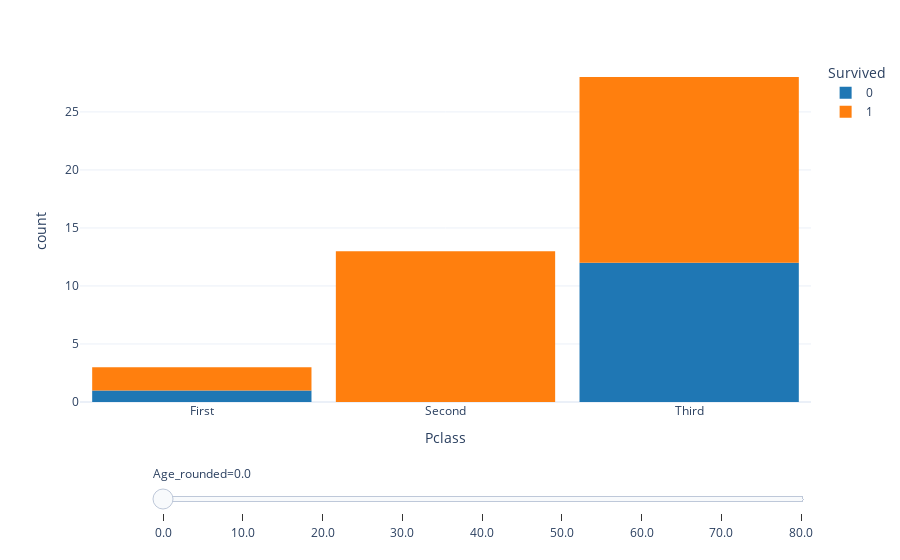

Notebook code for this chart:
### Markdown cell above
## Limitations ...

What if we want to be able to "animate" the age decade of the passengers? [Be careful](https://plotly.com/python/animations/#:~:text=Animations%20are%20designed%20to%20work%20well%20when%20each%20row%20of%20input%20is%20present%20across%20all%20animation%20frames%2C%20and%20when%20categorical%20values%20mapped%20to%20symbol%2C%20color%20and%20facet%20are%20constant%20across%20frames.%20Animations%20may%20be%20misleading%20or%20inconsistent%20if%20these%20constraints%20are%20not%20met.).

### Code cell
fig = px.histogram(df.sort_values('Age_rounded'), 
                   x='Pclass',
                   color='Survived',
                   template='plotly_white',
                   animation_frame="Age_rounded",  # this is the value to "animate"
                   # animation_group="PassengerId",  # uncomment this ...
                   color_discrete_sequence=px.colors.qualitative.D3)

fig.update_layout(
    xaxis_tickmode = 'array',
    xaxis_tickvals = [1, 2, 3],
    xaxis_ticktext = ['First', 'Second', 'Third'],
    bargap=0.1, # gap between bars of adjacent location coordinates
)

fig["layout"].pop("updatemenus") # drop animation buttons
fig.show()

### Figure 1 — Plotly figure (JSON) as saved in the notebook; plotly's stock layout.template omitted (floating-point values rounded to 4 significant figures)
{"data": [{"alignmentgroup": "True", "bingroup": "x", "hovertemplate": "Survived=0<br>Age_rounded=0.0<br>Pclass=%{x}<br>count=%{y}<extra></extra>", "legendgroup": "0", "marker": {"color": "#1F77B4", "pattern": {"shape": ""}}, "name": "0", "offsetgroup": "0", "orientation": "v", "showlegend": true, "type": "histogram", "x": [3, 1, 3, 3, 3, 3, 3, 3, 3, 3, 3, 3, 3], "xaxis": "x", "yaxis": "y"}, {"alignmentgroup": "True", "bingroup": "x", "hovertemplate": "Survived=1<br>Age_rounded=0.0<br>Pclass=%{x}<br>count=%{y}<extra></extra>", "legendgroup": "1", "marker": {"color": "#FF7F0E", "pattern": {"shape": ""}}, "name": "1", "offsetgroup": "1", "orientation": "v", "showlegend": true, "type": "histogram", "x": [3, 2, 3, 2, 2, 3, 2, 2, 3, 2, 2, 2, 2, 2, 2, 3, 1, 1, 3, 3, 3, 3, 2, 3, 3, 3, 2, 3, 3, 3, 3], "xaxis": "x", "yaxis": "y"}], "layout": {"autosize": true, "bargap": 0.1, "barmode": "relative", "legend": {"title": {"text": "Survived"}, "tracegroupgap": 0}, "margin": {"t": 60}, "sliders": [{"active": 0, "currentvalue": {"prefix": "Age_rounded="}, "len": 0.9, "pad": {"b": 10, "t": 60}, "steps": [{"args": [["0.0"], {"frame": {"duration": 0, "redraw": true}, "fromcurrent": true, "mode": "immediate", "transition": {"duration": 0, "easing": "linear"}}], "label": "0.0", "method": "animate"}, {"args": [["10.0"], {"frame": {"duration": 0, "redraw": true}, "fromcurrent": true, "mode": "immediate", "transition": {"duration": 0, "easing": "linear"}}], "label": "10.0", "method": "animate"}, {"args": [["20.0"], {"frame": {"duration": 0, "redraw": true}, "fromcurrent": true, "mode": "immediate", "transition": {"duration": 0, "easing": "linear"}}], "label": "20.0", "method": "animate"}, {"args": [["30.0"], {"frame": {"duration": 0, "redraw": true}, "fromcurrent": true, "mode": "immediate", "transition": {"duration": 0, "easing": "linear"}}], "label": "30.0", "method": "animate"}, {"args": [["40.0"], {"frame": {"duration": 0, "redraw": true}, "fromcurrent": true, "mode": "immediate", "transition": {"duration": 0, "easing": "linear"}}], "label": "40.0", "method": "animate"}, {"args": [["50.0"], {"frame": {"duration": 0, "redraw": true}, "fromcurrent": true, "mode": "immediate", "transition": {"duration": 0, "easing": "linear"}}], "label": "50.0", "method": "animate"}, {"args": [["60.0"], {"frame": {"duration": 0, "redraw": true}, "fromcurrent": true, "mode": "immediate", "transition": {"duration": 0, "easing": "linear"}}], "label": "60.0", "method": "animate"}, {"args": [["70.0"], {"frame": {"duration": 0, "redraw": true}, "fromcurrent": true, "mode": "immediate", "transition": {"duration": 0, "easing": "linear"}}], "label": "70.0", "method": "animate"}, {"args": [["80.0"], {"frame": {"duration": 0, "redraw": true}, "fromcurrent": true, "mode": "immediate", "transition": {"duration": 0, "easing": "linear"}}], "label": "80.0", "method": "animate"}], "x": 0.1, "xanchor": "left", "y": 0, "yanchor": "top"}], "xaxis": {"anchor": "y", "autorange": true, "domain": [0, 1], "range": [0.5, 3.5], "tickmode": "array", "ticktext": ["First", "Second", "Third"], "tickvals": [1, 2, 3], "title": {"text": "Pclass"}, "type": "linear"}, "yaxis": {"anchor": "x", "autorange": true, "domain": [0, 1], "range": [0, 29.47], "title": {"text": "count"}}}}
